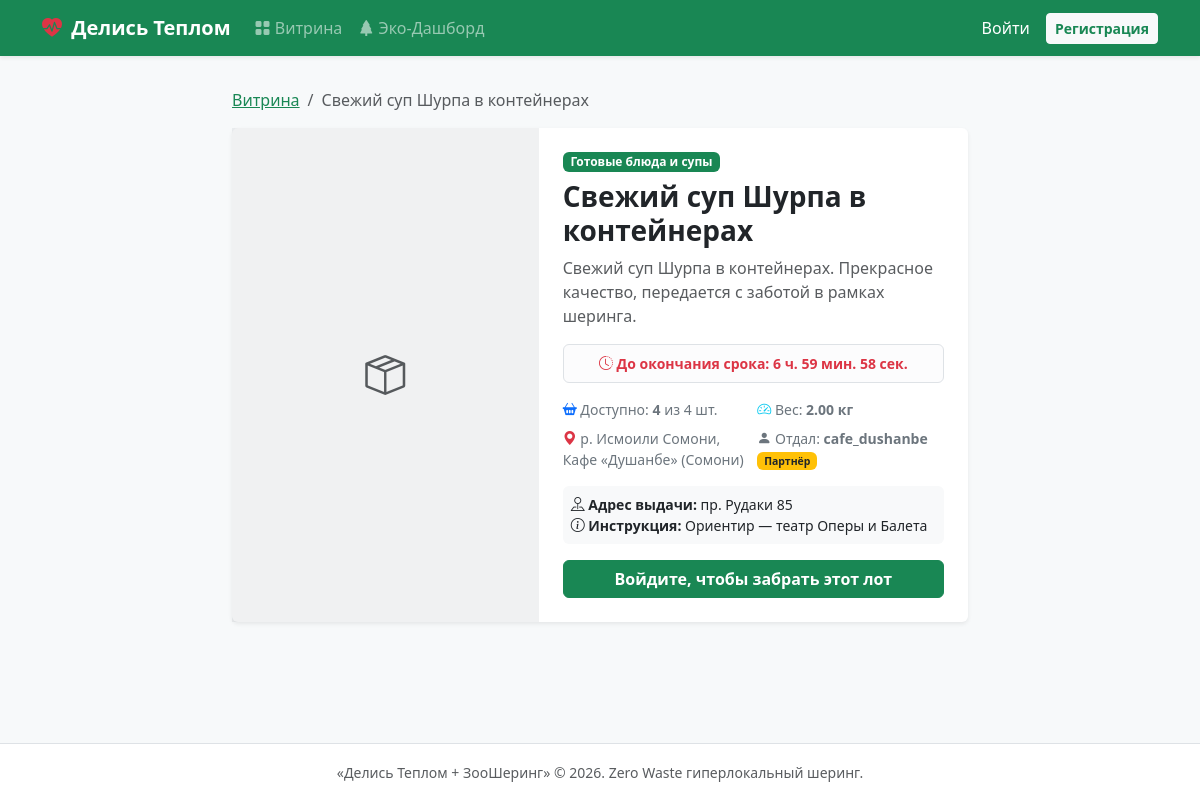
Page /lots/15/ on the committed database.
### lots/models.py (models this page shows, shortened)
class ItemLot(models.Model):
    STATUS_CHOICES = [
        ('available', 'Доступен'),
        ('reserved', 'Забронирован'),
        ('completed', 'Передан человеку'),
        ('to_zoo', 'Направлен в зоопарк'),
        ('zoo_received', 'Принят зоопарком'),
        ('expired', 'Списан в утиль'),
    ]
    donor = models.ForeignKey(User, on_delete=models.CASCADE, related_name='lots')
    title=models.CharField(max_length=100)
    description=models.TextField()
    category=models.ForeignKey(Category,related_name="lots", on_delete=models.CASCADE)
    location = models.ForeignKey(Location, on_delete=models.CASCADE,related_name='lots')
    quantity = models.PositiveIntegerField()
    available_quantity  = models.PositiveIntegerField()
    weight_kg = models.DecimalField(max_digits=6, decimal_places=2)
    expiry_time=models.DateTimeField()
    image=models.ImageField(upload_to='lots',blank=True,null=True)
    suitable_for_zoo = models.BooleanField(default=False)
    zoo_notes=models.CharField(max_length=250)
    status = models.CharField(max_length=20, choices=STATUS_CHOICES, default='available')
    is_active = models.BooleanField(default=True)
    created_at = models.DateTimeField(auto_now_add=True)
    class Meta:
        ordering = ['-created_at']

class Category(models.Model):
    LOT_TYPE_CHOICES = [
        ('food', 'Еда'),
        ('items', 'Вещи'),
    ]
    name = models.CharField(max_length=100,unique=True)
    slug = models.SlugField(max_length=100, unique=True)
    lot_type = models.CharField(max_length=20, choices=LOT_TYPE_CHOICES)

class Location(models.Model):
    title=models.CharField(max_length=100)
    district=models.CharField(max_length=100)
    address=models.CharField(max_length=255)
    pickup_instructions = models.TextField()
    is_zoo=models.BooleanField(default=False)

### lots/views.py (the view)
# urls.py: path('<int:pk>/', lot_detail_view, name='lot_detail'),
def lot_detail_view(request, pk):
    now = timezone.now()
    lot = get_object_or_404(ItemLot.objects.select_related('category', 'location', 'donor', 'donor__profile'), pk=pk)
    if lot.status == 'available' and lot.expiry_time <= now:
        if lot.is_food and lot.suitable_for_zoo and lot.available_quantity > 0:
            lot.status = 'to_zoo'
        else:
            lot.status = 'expired'
        lot.save()
    return render(request, 'lots/lot_detail.html', {'lot': lot, 'now': now})

### templates/lots/lot_detail.html (shortened to what this page needs)
{% extends 'base.html' %}
{% block content %}
<div class="row justify-content-center">
    <div class="col-lg-8">
        <nav aria-label="breadcrumb" class="mb-3">
            <ol class="breadcrumb">
                <li class="breadcrumb-item"><a href="{% url 'lot_list' %}" class="text-success">Витрина</a></li>
                <li class="breadcrumb-item active">{{ lot.title }}</li>
            </ol>
        </nav>
        <div class="card shadow-sm border-0 mb-4">
            <div class="row g-0">
                <div class="col-md-5">
                    {% if lot.image %}
                        <img src="{{ lot.image.url }}" class="img-fluid rounded-start h-100" style="object-fit: cover; min-height: 280px; width: 100%;" alt="{{ lot.title }}">
                    {% else %}
                        <div class="bg-secondary bg-opacity-10 d-flex align-items-center justify-content-center text-muted h-100" style="min-height: 280px;">
                            <i class="bi bi-box-seam fs-1"></i>
                        </div>
                    {% endif %}
                </div>
                <div class="col-md-7">
                    <div class="card-body p-4 d-flex flex-column h-100">
                        <div class="d-flex justify-content-between align-items-center mb-2">
                            <span class="badge {% if lot.category.lot_type == 'food' %}bg-success{% else %}bg-primary{% endif %}">
                                {{ lot.category.name }}
                            </span>
                        </div>
                        <h3 class="card-title fw-bold text-dark mb-2">{{ lot.title }}</h3>
                        <p class="card-text text-muted flex-grow-1">{{ lot.description }}</p>
                        <div class="alert alert-light border py-2 px-3 mb-3 text-danger fw-bold small text-center"
                             data-expiry="{{ lot.expiry_time|date:'c' }}">
                            <i class="bi bi-clock-history"></i> <span id="countdown-timer">Загрузка таймера...</span>
                        </div>
                        <div class="row text-secondary small g-2 mb-3">
                            <div class="col-6">
                                <i class="bi bi-basket2-fill text-primary"></i> Доступно: <strong>{{ lot.available_quantity }}</strong> из {{ lot.quantity }} шт.
                            </div>
                            <div class="col-6">
                                <i class="bi bi-speedometer2 text-info"></i> Вес: <strong>{{ lot.weight_kg }} кг</strong>
                            </div>
                            <div class="col-6">
                                <i class="bi bi-geo-alt-fill text-danger"></i> {{ lot.location.district }}, {{ lot.location.title }}
                            </div>
                            <div class="col-6">
                                <i class="bi bi-person-fill text-secondary"></i> Отдал: <strong>{{ lot.donor.username }}</strong>
                                {% if lot.donor.profile.is_business %}
                                    <span class="badge bg-warning text-dark">Партнёр</span>
                                {% endif %}
                            </div>
                        </div>
                        <div class="bg-light p-2 rounded mb-3 small">
                            <strong><i class="bi bi-pin-map"></i> Адрес выдачи:</strong> {{ lot.location.address }}<br>
                            <strong><i class="bi bi-info-circle"></i> Инструкция:</strong> {{ lot.location.pickup_instructions }}
                        </div>
                        {% if user.is_authenticated %}
                            {% if user == lot.donor %}
                                <div class="alert alert-secondary py-2 small mb-2 text-center">
                                    <i class="bi bi-info-circle"></i> Это ваш собственный лот.
                                </div>
                                <a href="{% url 'lot_edit' lot.pk %}" class="btn btn-outline-primary w-100 fw-bold">
                                    <i class="bi bi-pencil-square"></i> Редактировать лот
                                </a>
                            {% elif user.profile.rating_score < 30 %}
                                <div class="alert alert-danger py-2 small mb-2 text-center">
                                    <i class="bi bi-shield-x"></i> Ваш рейтинг надежности слишком низкий ({{ user.profile.rating_score }}%). Бронирование заблокировано.
                                </div>
                                <button class="btn btn-secondary w-100 fw-bold" disabled>
                                    Бронирование заблокировано
                                </button>
                            {% elif lot.available_quantity > 0 and not lot.is_expired and lot.status == 'available' %}
                                <form method="post" action="{% url 'lot_reserve' lot.pk %}" class="d-flex gap-2">
                                    {% csrf_token %}
                                    <div style="max-width: 110px;">
                                        <input type="number" name="units" class="form-control" value="1" min="1" max="{{ lot.available_quantity }}" required>
                                    </div>
                                    <button type="submit" class="btn btn-success flex-grow-1 fw-bold">
                                        <i class="bi bi-bag-check-fill me-1"></i> Забрать (Забронировать)
                                    </button>
                                </form>
                                        <i class="bi bi-bag-check-fill me-1"></i> Забрать (Забронировать)
                                    </button>
                                </form>
                            {% else %}
                                <button class="btn btn-secondary w-100 fw-bold" disabled>
                                    Лот недоступен для бронирования
                                </button>
                            {% endif %}
                        {% else %}
                            <a href="{% url 'login' %}" class="btn btn-success w-100 fw-bold">
                                Войдите, чтобы забрать этот лот
                            </a>
                        {% endif %}
                    </div>
                </div>
            </div>
        </div>
    </div>
</div>
{% endblock %}

### templates/base.html (style rules this page uses)
body { background-color: #f7f9fa; min-height: 100vh; display: flex; flex-direction: column; }

### rows in the picture
ItemLot: title "Свежий суп Шурпа в контейнерах", category.name "Готовые блюда и супы", description "Свежий суп Шурпа в контейнерах. Прекрасное качество, передается с заботой в рамках шеринга.", available_quantity "4", quantity "4", weight_kg "2.00", location.district "р. Исмоили Сомони", location "Кафе «Душанбе» (Сомони)", donor.username "cafe_dushanbe", location.address "пр. Рудаки 85", location.pickup_instructions "Ориентир — театр Оперы и Балета"
